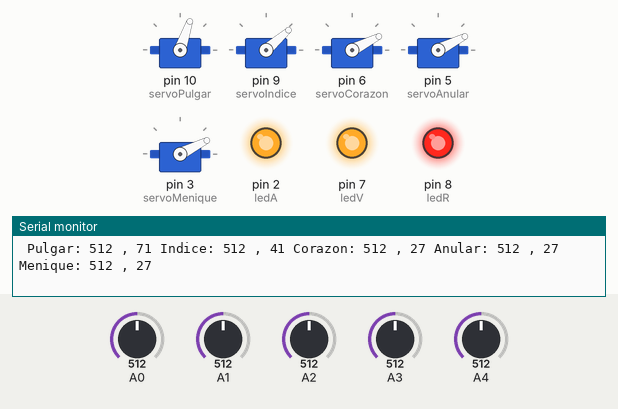
This sketch was run on a simulated Arduino Uno, built with avr-gcc and run on an emulated ATmega328P. On the bench: 5 × servo, output pins drawn as LEDs (lit = HIGH), the last lines printed to the serial monitor. The test bench sets the inputs (shaded band); at power-on: A0 = 512, A1 = 512, A2 = 512, A3 = 512, A4 = 512.

Above: at 1.2 s.
1.3 s: A0 set to 30
At 1.9 s:
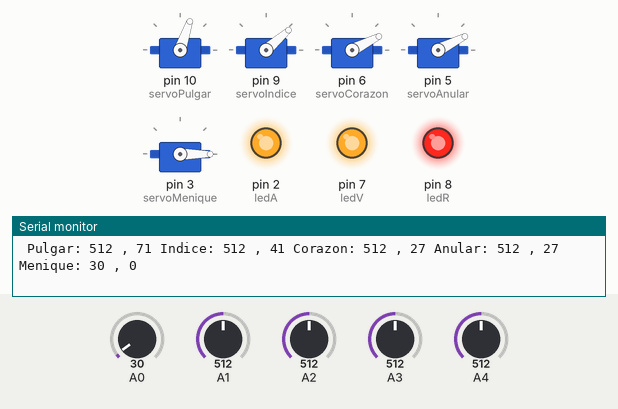
2.8 s: A1 set to 30
At 3.2 s:
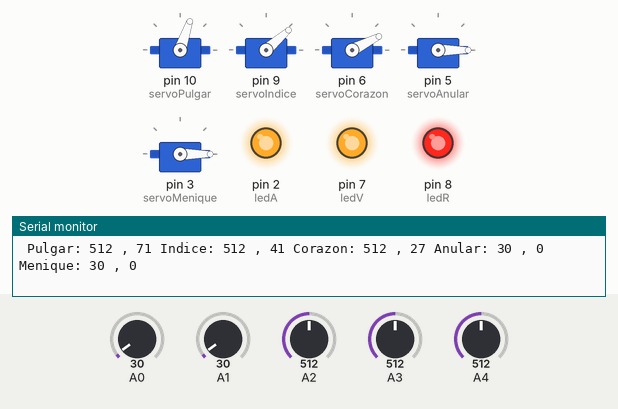
4.3 s: A2 set to 30
At 4.9 s:
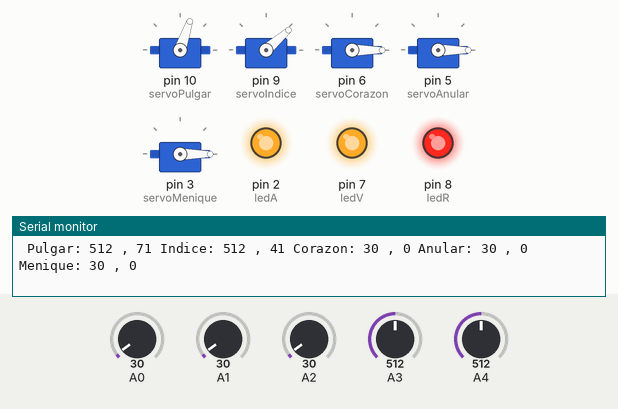
5.8 s: A3 set to 30
At 6.1 s:
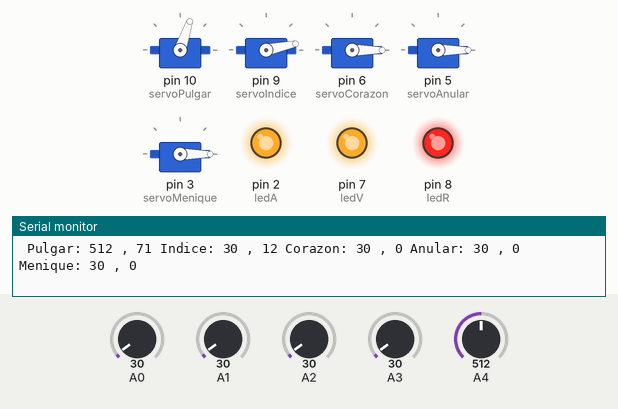
7.3 s: A0 set to 716
At 8.0 s:
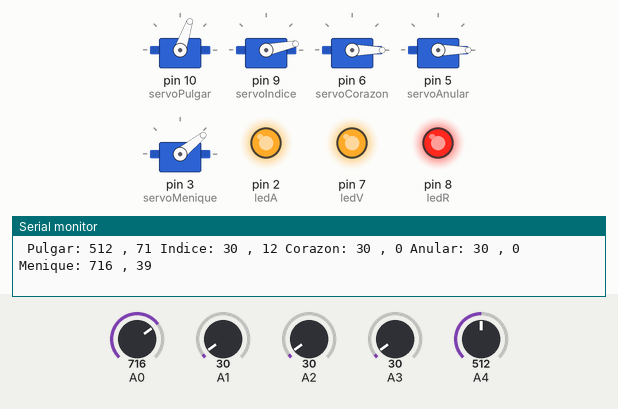
8.8 s: A1 set to 716
At 9.9 s:
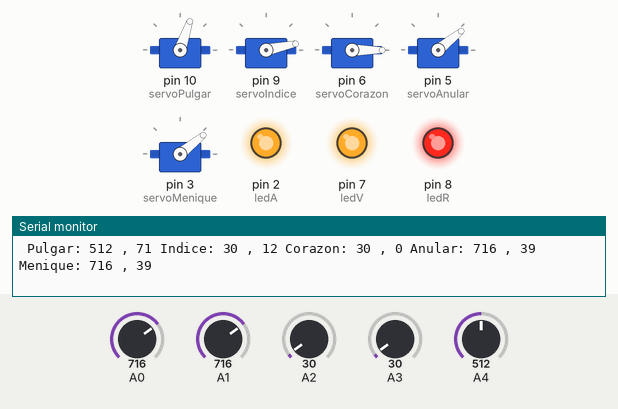
Timing chart, 0 to 11.3 s (numbered marks = the images above; inputs shaded):
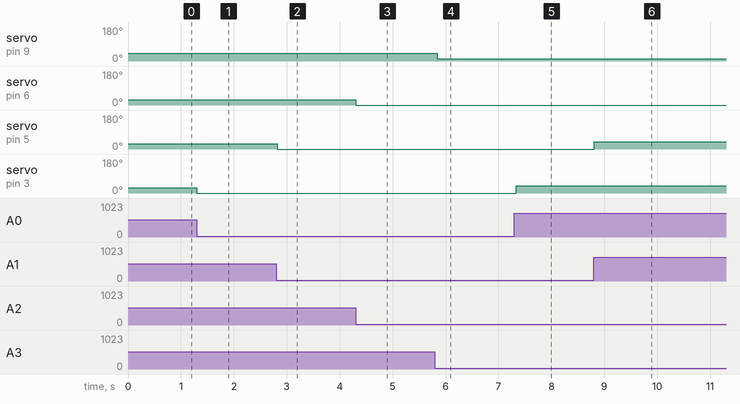

The sketch:

ManoRobotica2.1.ino
```cpp
/*A continuacion se muestra el diagrama de conexiones

      .----------------
      |                |
      |                |
      |               .-.
      |               | |<-- (0-50)K
      |               | |
      |               '-'
    (5V)               |
      |                o------------o
      |                |
      |               .-.
      |               | |
      |               | | 30 K   Arduino
      |               '-'
      |                |
      '----------------o------------o
*/

#include <Servo.h>
#include <SoftwareSerial.h>

#define ledV 7
#define ledR 8
#define ledA 2

#define pulgar  4
#define indice  3
#define corazon 2
#define anular  1
#define menique 0
#define calibrationTime 2000

Servo servoPulgar;
Servo servoIndice;
Servo servoCorazon;
Servo servoAnular;
Servo servoMenique;

int posPulgar = 0;
int posIndice = 0;
int posCorazon = 0;
int posAnular = 0;
int posMenique = 0;

int potPulgar[10];
int potIndice = 0;
int potCorazon = 0;
int potAnular = 0;
int potMenique = 0;

int pph;
int pih;
int pch;
int pah;
int pmh;
int ppl;
int pil;
int pcl;
int pal;
int pml;

int p = 0;


void setup() {
  servoPulgar.attach(10);
  servoIndice.attach(9);
  servoCorazon.attach(6);
  servoAnular.attach(5);
  servoMenique.attach(3);

  Serial.begin(9600);

  pinMode(ledR, OUTPUT);
  pinMode(ledA, OUTPUT);
  pinMode(ledV, OUTPUT);

  digitalWrite(ledR,HIGH);
  digitalWrite(ledA,HIGH);
  digitalWrite(ledV,HIGH);

/*
  Serial.println("Por favor, abra la mano.");
    digitalWrite(ledV, HIGH);
    delay(calibrationTime);
    Serial.println("Guardando datos...");
    pph = analogRead(4);
    pih = analogRead(3);
    pch = analogRead(2);
    pah = analogRead(1);
    pmh = analogRead(0);
    delay(5);
    Serial.println("Por favor, cierre la mano.");
    digitalWrite(ledV, LOW);
    digitalWrite(ledR, HIGH);
    delay(calibrationTime);
    Serial.println("Guardando datos...");
    ppl = analogRead(4);
    pil = analogRead(3);
    pcl = analogRead(2);
    pal = analogRead(1);
    pml = analogRead(0);
    delay(5);
    Serial.println("Hecho.");
    digitalWrite(ledR, LOW);

    Serial.print("pph = "); Serial.print(pph); Serial.print(", ppl = "); Serial.println(ppl);
    Serial.print("pih = "); Serial.print(pih); Serial.print(", pil = "); Serial.println(pil);
    Serial.print("pch = "); Serial.print(pch); Serial.print(", pcl = "); Serial.println(pcl);
    Serial.print("pah = "); Serial.print(pah); Serial.print(", pal = "); Serial.println(pal);
    Serial.print("pmh = "); Serial.print(pmh); Serial.print(", pml = "); Serial.println(pml);
    */
}

void loop() {

  potPulgar[1] = potPulgar[0];
  potPulgar[0] = analogRead(4);
  posPulgar = abs(map(potPulgar, 50, 820, 1, 80));
  servoPulgar.write(posPulgar);
  Serial.print(" Pulgar: "); Serial.print(potPulgar[0]); Serial.print(" , "); Serial.print(posPulgar);

  potIndice = analogRead(3);
  posIndice = abs(map(potIndice, 150, 860,  1, 80));
  servoIndice.write(posIndice);
  Serial.print(" Indice: "); Serial.print(potIndice); Serial.print(" , "); Serial.print(posIndice);

  potCorazon = analogRead(2);
  posCorazon = abs(map(potCorazon, 50, 900,  1, 50));
  servoCorazon.write(posCorazon);
  Serial.print(" Corazon: "); Serial.print(potCorazon); Serial.print(" , "); Serial.print(posCorazon);

  potAnular = analogRead(1);
  posAnular = abs(map(potAnular, 50, 900,  1, 50));
  servoAnular.write(posAnular);
  Serial.print(" Anular: "); Serial.print(potAnular); Serial.print(" , "); Serial.print(posAnular);

  potMenique = analogRead(0);
  posMenique = abs(map(potMenique, 50, 900,  1, 50));
  servoMenique.write(posMenique);
  Serial.print(" Menique: "); Serial.print(potMenique); Serial.print(" , "); Serial.println(posMenique);

  delay(1);
}

float linealizar(float x, float in_min, float in_max, float out_min, float out_max){
  if (x < in_min){
     return out_min;
  }
  if (x > in_max){
    return out_max;
  }
  if (x > in_min && x < in_max){
     return (log(( x - in_min) * (out_max - out_min) / ((in_max - in_min)))/log(out_max))*out_max;
  }
}
//
//void moverServo (int pin, int angulo)
//{
//   float ang = (angulo*1000)/180;
//   digitalWrite(pin,HIGH);
//   delayMicroseconds(1+ang);
//   digitalWrite(pin,LOW);
//   delayMicroseconds(19-ang);
//}
```

Measured:
- after the input at 1.3 s, servo on pin 3 (servoMenique): 27° → 0° at once
- after the input at 2.8 s, servo on pin 5 (servoAnular): 27° → 0° at once
- after the input at 4.3 s, servo on pin 6 (servoCorazon): 27° → 0° at once
- after the input at 5.8 s, servo on pin 9 (servoIndice): 41° → 12° at once
- after the input at 7.3 s, servo on pin 3 (servoMenique): 0° → 39° at once
- after the input at 8.8 s, servo on pin 5 (servoAnular): 0° → 39° at once
